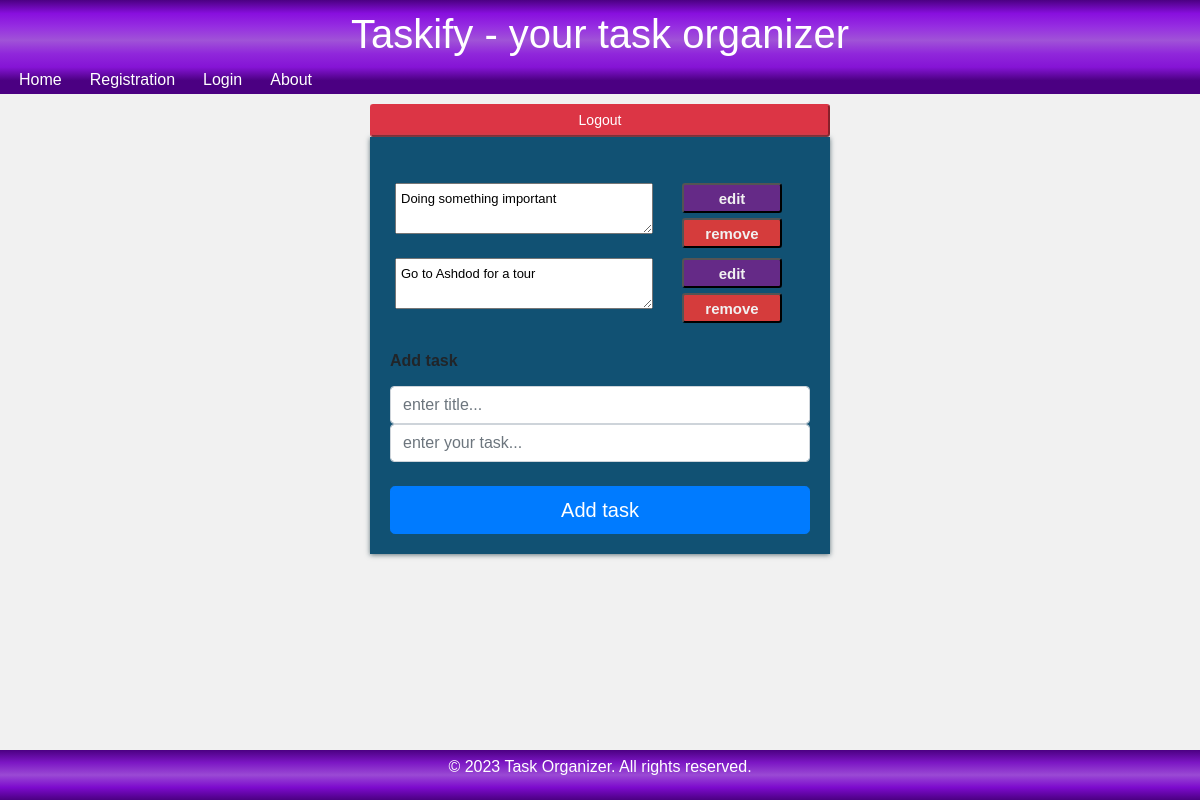
The app's page /todo_list/10 with its own data.
### user_task_db.py (models this page shows)
class Task(db.Model):
    __tablename__ = 'task'
    id = Column(Integer, primary_key=True)
    name = Column(String)
    description = Column(String)

### crud.py (the view)
@crud_bp.route('/todo_list/<int:user_id>', methods=['GET'])
def todo_list(user_id: int):
    user = User.query.filter_by(id=user_id).first()
    if user:
        result = []
        for task in tasks_schema.dump(user.tasks):
            result.append(task)
        return render_template('user_todo.html', tasks=result)
    return jsonify(message="No existing todo-list found"),404

### templates/user_todo.html (shortened to what this page needs)
{% extends 'base.html' %} {% block title %}Taskify{% endblock %} {% block main%}
<link rel="stylesheet" href="../static/index.css" />
<div class="container">
  <div class="logout">
    <button class="btn-danger btn-sm btn-block" onclick="logout()">
      Logout
    </button>
  </div>
  <div class="todo-list-main">
    {% if tasks %}
    <ul>
      {% for task in tasks %}
      <li>
        <div class="todo-list-item">
          <div class="task-content">
            <textarea
              name="task-content"
              id="task-content {{task.id}}"
              onBlur="editTask({{task|safe}}, '',document.getElementById('task-content {{task.id}}').value.trim());"
            >
{{task.description}}</textarea
            >
          </div>
          <div class="task-buttons">
            <button class="btn-edit btn-sm" onclick="">edit</button>
            <button
              class="btn-delete btn-sm"
              onclick="deleteTask({{task|safe}})"
            >
              remove
            </button>
          </div>
        </div>
      </li>
      {% endfor %}
    </ul>
    {%endif%}
    <div>
      <label for="task">
        <h6><b>Add task</b></h6>
      </label>
      <input
        type="text"
        class="form-control"
        name="name"
        id="name"
        placeholder="enter title..."
      />
      <input
        type="text"
        class="form-control"
        name="description"
        id="desc"
        placeholder="enter your task..."
      />
      <br />
      <button
        class="btn btn-primary btn-lg btn-block"
        onclick="addTask(document.getElementById('name').value,document.getElementById('desc').value);"
      >
        Add task
      </button>
    </div>
  </div>
</div>
{% endblock %}

### static/index.css (style rules this page uses)
body { font-family: Arial, sans-serif; margin: 0; padding: 0; background-color: #f1f1f1; min-height: 100vh; display: flex; flex-direction: column; }
.container { width: fit-content; max-width: 60%; min-width: 40%; padding: 10px; }
.todo-list-main { padding: 20px; box-shadow: 0px 1px 5px rgb(97, 117, 124); background-color: #115173; display: flex; justify-content: space-between; flex-direction: column; }
.todo-list-item { display:flex; text-decoration: none; padding: 5px; align-items:flex-start; vertical-align: middle; min-height: 40px; }
ul { list-style-type: none; padding-top: 5%; padding-left: 0; margin:0; padding-bottom: 5%; }
.btn-edit { position: relative; background-color: rgb(101, 42, 135); font-size: 15px; font-weight: 600; color: #f1f1f1; padding: 3px; height: 30px; margin-bottom: 5px; }
.btn-delete { position: relative; background-color: rgb(213, 60, 60); font-size: 15px; font-weight: 600; color: #f1f1f1; padding: 3px; height: 30px; }
.task-buttons { display: flex; flex-direction: column; justify-content: center; width: 100px; align-items:stretch; align-self: center; }
.task-content { width: 70%; height: 100%; align-items: center; text-align: left; vertical-align: top; display: table-row; }
textarea { -webkit-box-sizing: border-box; -moz-box-sizing: border-box; box-sizing: border-box; width: 90%; height: 100%; padding: 5px; font-size: small; text-align: left; text-align: justify; }

### records on screen
Task: task-content "Doing something important"
Task: task-content "Go to Ashdod for a tour"
